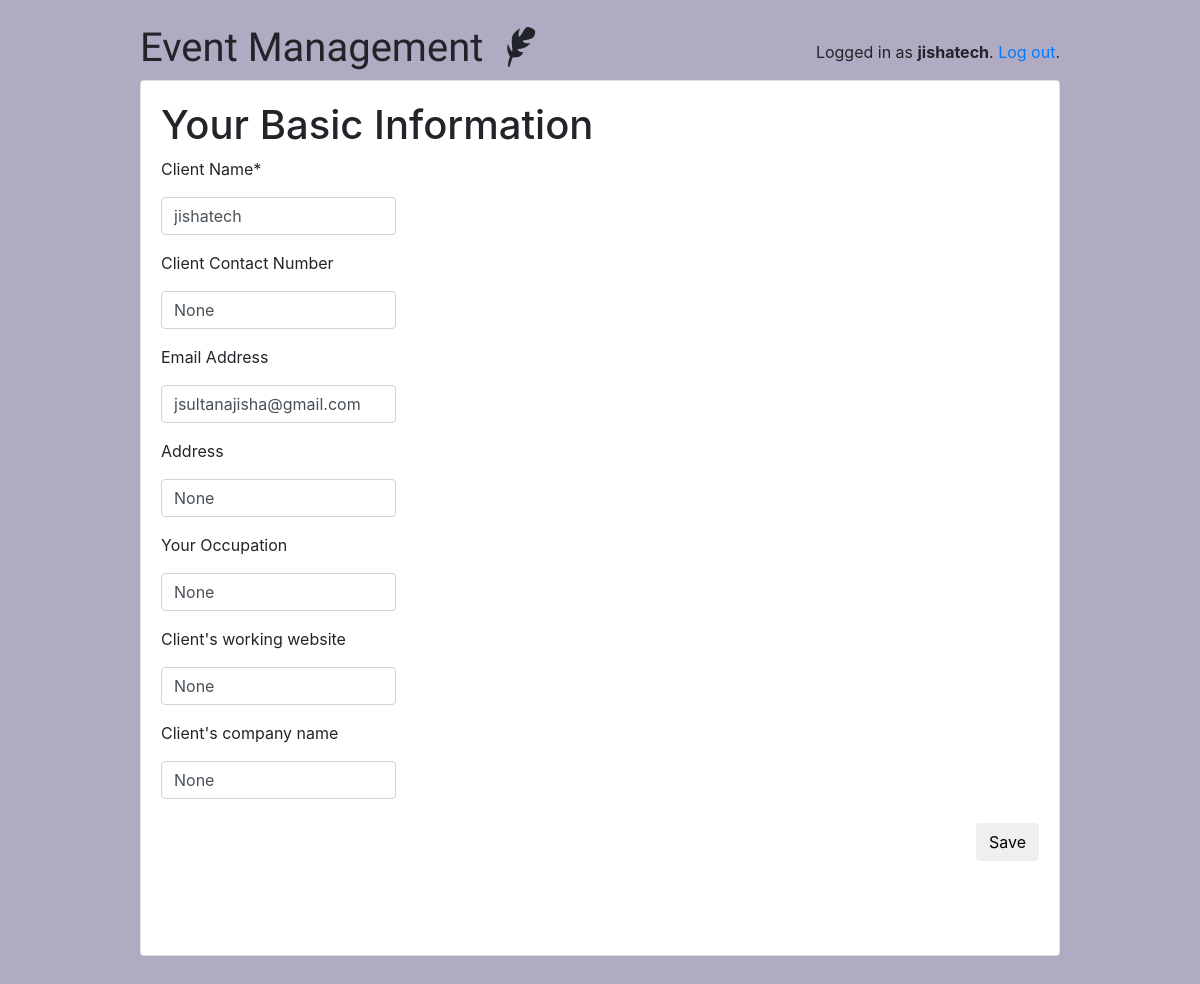
Screenshot of /client/profile/ (signed in) with the database file from the repository.
### reg_group/models.py (models this page shows)
class User(AbstractUser):
    is_client = models.BooleanField(default=False)
    is_agency = models.BooleanField(default=False)
    is_vendor = models.BooleanField(default=False)
    email = models.EmailField(max_length=255, default=None, blank=True, null=True)

### client/models.py (models this page shows)
class Client(models.Model):
    client_name = models.CharField(max_length=255)
    client_email = models.CharField(max_length=255)
    client_password = models.CharField(max_length=255)
    client_address = models.CharField(max_length=255, default=None, blank=True, null=True)
    client_occupation = models.CharField(max_length=255, default=None, blank=True, null=True)
    client_work_website = models.CharField(max_length=2083, default=None, blank=True, null=True)
    client_company_name = models.CharField(max_length=255, default=None, blank=True, null=True)
    client_contact_number = models.IntegerField(default=None, blank=True, null=True)

### client/views.py (the view)
# urls.py: path('', client_view, name='client_upload'),
def client_view(request):
    try:
        value = Client.objects.get(client_name=request.user.username)
    except Client.DoesNotExist:
        value = Client()
        value.client_name=request.user.username
        value.client_email=request.user.email
        value.save()
    if request.method == 'POST' :
        form = Clientform(request.POST,instance=value)
        if form.is_valid():
            obj = form.save(commit=False)
            obj.save()
        return render(request, 'client_form.html', {'form': form, 'value': value}, )
    else:
        form = Clientform(instance=value)
    return render(request, 'client_form.html', {'form': form, 'value': value}, )

### client/forms.py
class Clientform(forms.ModelForm):
    class Meta:
        model = Client
        fields = ('client_name', 'client_email', 'client_address', 'client_occupation',
                  'client_work_website', 'client_company_name', 'client_contact_number', )

### client/templates/client_form.html (shortened to what this page needs)
{% extends "base.html" %}
{% block content %}
        <h1>Your Basic Information</h1>
    <form method = "post" enctype="multipart/form-data">
        <td>
            <p>Client Name*</p>
            <input type="text" name="client_name" class="form-control" placeholder="Client name"
                   style="width:235px;" value="{{ value.client_name }}">
        </td>
        <td>
            <p>Client Contact Number</p>
            <input type="text" name="client_contact_number" class="form-control" placeholder="Contact number"
                   style="width:235px;" value="{{ value.client_contact_number }}">
        </td>
        <td>
            <p>Email Address</p>
            <input type="text" name="client_email" class="form-control" placeholder="Email address"
                   style="width:235px;" value="{{ value.client_email }}">
        </td>
        <td>
            <p>Address</p>
            <input type="text" name="client_address" class="form-control" placeholder="Address"
                   style="width:235px;" value="{{ value.client_address }}">
        </td>
        <td>
            <p>Your Occupation</p>
            <input type="text" name="client_occupation" class="form-control" placeholder="Occupation"
                   style="width:235px;" value="{{ value.client_occupation }}">
        </td>
        <td>
            <p>Client's working website</p>
            <input type="text" name="client_work_website" class="form-control" placeholder="Work website"
                   style="width:235px;" value="{{ value.client_work_website }}">
        </td>
        <td>
            <p>Client's company name</p>
            <input type="text" name="client_company_name" class="form-control" placeholder="company name"
                   style="width:235px;" value="{{ value.client_company_name }}">
        </td>
        <br>
        <button type="submit" class="btn btn-default" value="" style="float: right;">
                Save
        </button>
        <p>
            <br>
            <br>
            <br>
            <br>
    </form>
{% endblock %}

### templates/base.html (shortened to what this page needs)
<!doctype html>
{% load static %}
<html lang="en">
  <head>
    <link rel="stylesheet" href="https://maxcdn.bootstrapcdn.com/bootstrap/4.0.0/css/bootstrap.min.css">
    <link rel="stylesheet" type="text/css" href="{% static 'vendor/fontello-2f186091/css/fontello.css' %}">
    <link rel="stylesheet" type="text/css" href="{% static 'css/app.css' %}">
    {% if user.is_authenticated and user.is_agency %}
      <link rel="stylesheet" type="text/css" href="{% static 'css/agency.css' %}">
    {% elif user.is_authenticated and user.is_vendor %}
      <link rel="stylesheet" type="text/css" href="{% static 'css/vendor.css' %}">
    {% else %}
      <link rel="stylesheet" type="text/css" href="{% static 'css/client.css' %}">
    {% endif %}
  </head>
  <body>
    <div class="container my-4">
      <div class="row justify-content-center">
        <div class="col-md-10 col-sm-12">
          <div class="row">
            <div class="col-6">
              <h1 class="logo">
                <a href="{% url 'home' %}">
                  Event Management
                  {% if user.is_authenticated %}
                    {% if user.is_agency %}
                      <span class="icon-feather" data-toggle="tooltip" data-placement="right" title="Agency profile"></span>
                    {% elif user.is_vendor %}
                      <span class="icon-feather" data-toggle="tooltip" data-placement="right" title="Vendor profile"></span>
                    {% else %}
                      <span class="icon-graduation-cap" data-toggle="tooltip" data-placement="right" title="Client profile"></span>
                    {% endif %}
                  {% endif %}
                </a>
              </h1>
            </div>
            <div class="col-6 text-right">
              {% if user.is_authenticated %}
                <p class="pt-3">Logged in as <strong>{{ user.username }}</strong>. <a href="{% url 'logout' %}">Log out</a>.</p>
              {% else %}
                <a href="{% url 'login' %}" class="btn btn-light" role="button">Log in</a>
                <a href="{% url 'signup' %}" class="btn btn-primary" role="button">Sign up</a>
              {% endif %}
            </div>
          </div>
          <div class="card mb-3">
            <div class="card-body">
              {% block content %}
              {% endblock %}
            </div>
          </div>
        </div>
      </div>
    </div>
  </body>
</html>

### static/css/app.css (style rules this page uses)
.logo { font-family: 'Clicker Script', cursive; }
.logo a { color: #212529; text-decoration: none; }

### static/css/agency.css (style rules this page uses)
body { background-color: #b0aac2; }

### rows the page displays
User: username "jishatech"
Client: client_name "jishatech", client_contact_number "None", client_email "jsultanajisha@gmail.com", client_address "None", client_occupation "None", client_work_website "None", client_company_name "None"
